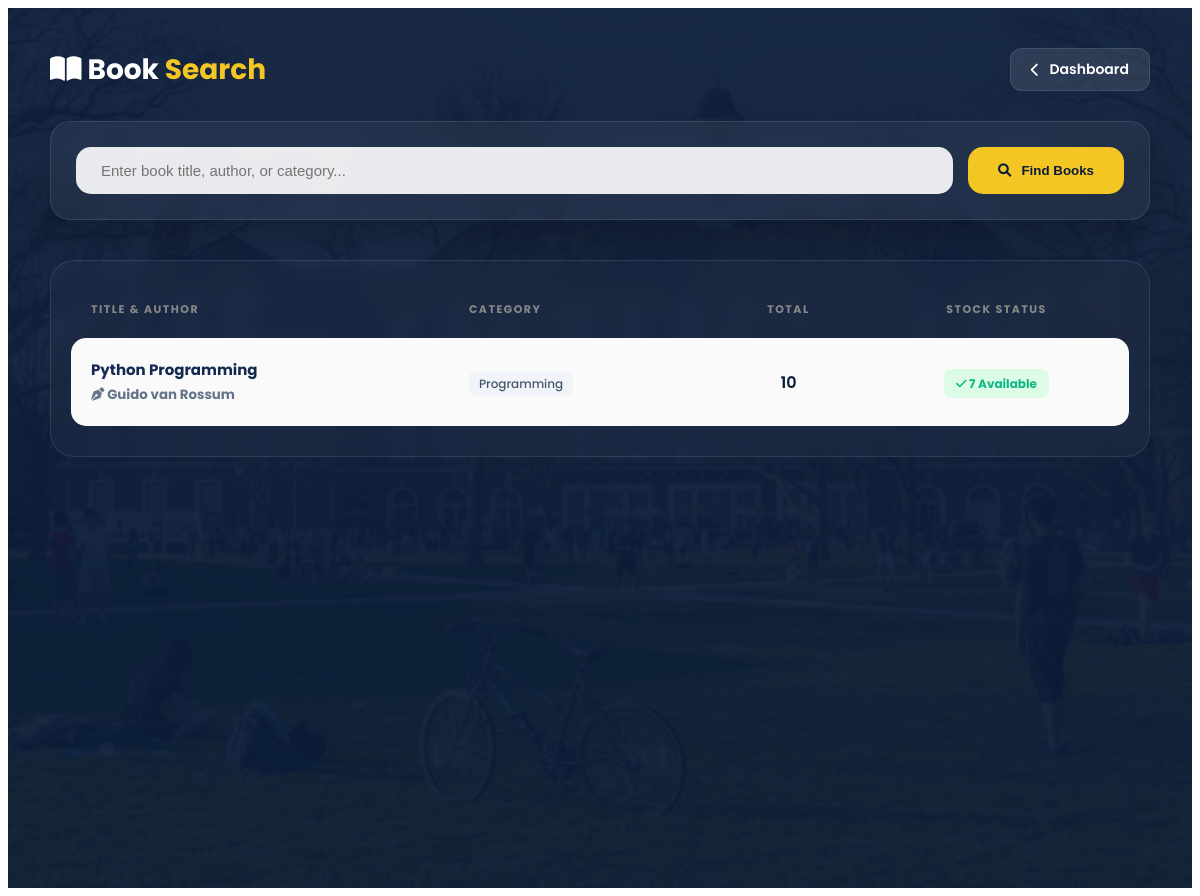
/library/library/search/ (signed in), run on an earlier commit of the app's database.
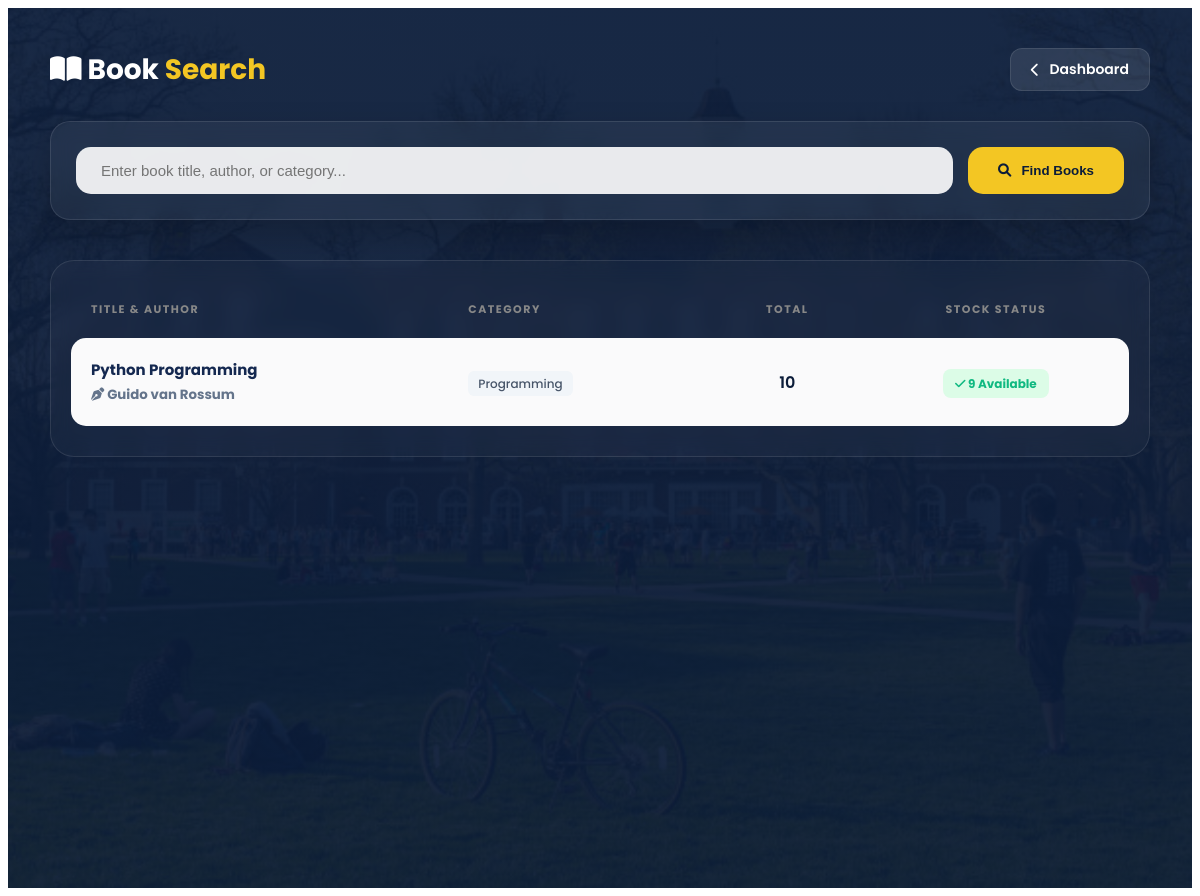
And on a later commit of the database.
### library/models.py (models this page shows, shortened)
class Book(models.Model):
    title = models.CharField(max_length=200,null=True)
    author = models.CharField(max_length=150,null=True)
    isbn = models.CharField(max_length=20, unique=True,null=True)
    category = models.CharField(max_length=100,null=True)
    total_copies = models.PositiveIntegerField(null=True)
    available_copies = models.PositiveIntegerField(null=True)
    created_at = models.DateTimeField(auto_now_add=True,null=True)

### library/views.py (the view)
# urls.py: path('library/search/', views.user_book_search, name='user-book-search'),
@login_required
def user_book_search(request):
    query = request.GET.get('q', '')
    books = Book.objects.all()
    if query:
        books = books.filter(title__icontains=query)
    return render(request, 'library/user_book_search.html', {
        'books': books,
        'query': query
    })

### templates/library/user_book_search.html (shortened to what this page needs)
{% extends 'base.html' %}
{% load static %}
{% block content %}
<link rel="stylesheet" href="https://cdnjs.cloudflare.com/ajax/libs/font-awesome/6.0.0/css/all.min.css">
<div class="library-page">
    <div class="library-container">
        <div class="library-header">
            <h2><i class="fas fa-book-open"></i> Book <span>Search</span></h2>
            {% if user.teacher %}
                <a href="{% url 'teacher-dashboard' %}" class="back-btn">
                    <i class="fas fa-chevron-left"></i> Dashboard
                </a>
            {% else %}
                <a href="{% url 'student-dashboard' %}" class="back-btn">
                    <i class="fas fa-chevron-left"></i> Dashboard
                </a>
            {% endif %}
        </div>
        <div class="search-section">
            <form method="GET" action="{% url 'user-book-search' %}">
                <input type="text" name="q"
                       placeholder="Enter book title, author, or category..."
                       value="{{ query|default:'' }}">
                <button type="submit">
                    <i class="fas fa-search"></i> Find Books
                </button>
            </form>
        </div>
        <div class="results-card">
            <table class="library-table">
                <thead>
                    <tr>
                        <th>Title & Author</th>
                        <th>Category</th>
                        <th style="text-align: center;">Total</th>
                        <th style="text-align: center;">Stock Status</th>
                    </tr>
                </thead>
                <tbody>
                    {% for book in books %}
                    <tr>
                        <td>
                            <div style="font-size: 15px;">{{ book.title }}</div>
                            <small style="color: #64748b;"><i class="fas fa-pen-nib"></i> {{ book.author }}</small>
                        </td>
                        <td><span class="category-tag">{{ book.category }}</span></td>
                        <td style="text-align: center; font-weight: 600;">{{ book.total_copies }}</td>
                        <td style="text-align: center;">
                            {% if book.available_copies > 0 %}
                                <span class="badge available">
                                    <i class="fas fa-check"></i> {{ book.available_copies }} Available
                                </span>
                            {% else %}
                                <span class="badge out-of-stock">
                                    <i class="fas fa-times"></i> Out of Stock
                                </span>
                            {% endif %}
                        </td>
                    </tr>
                    {% endfor %}
                </tbody>
            </table>
        </div>
    </div>
</div>
{% endblock %}

What changed in the data, as far as the page shows it:
changed Book "Python Programming": available_copies "7" → "9"
